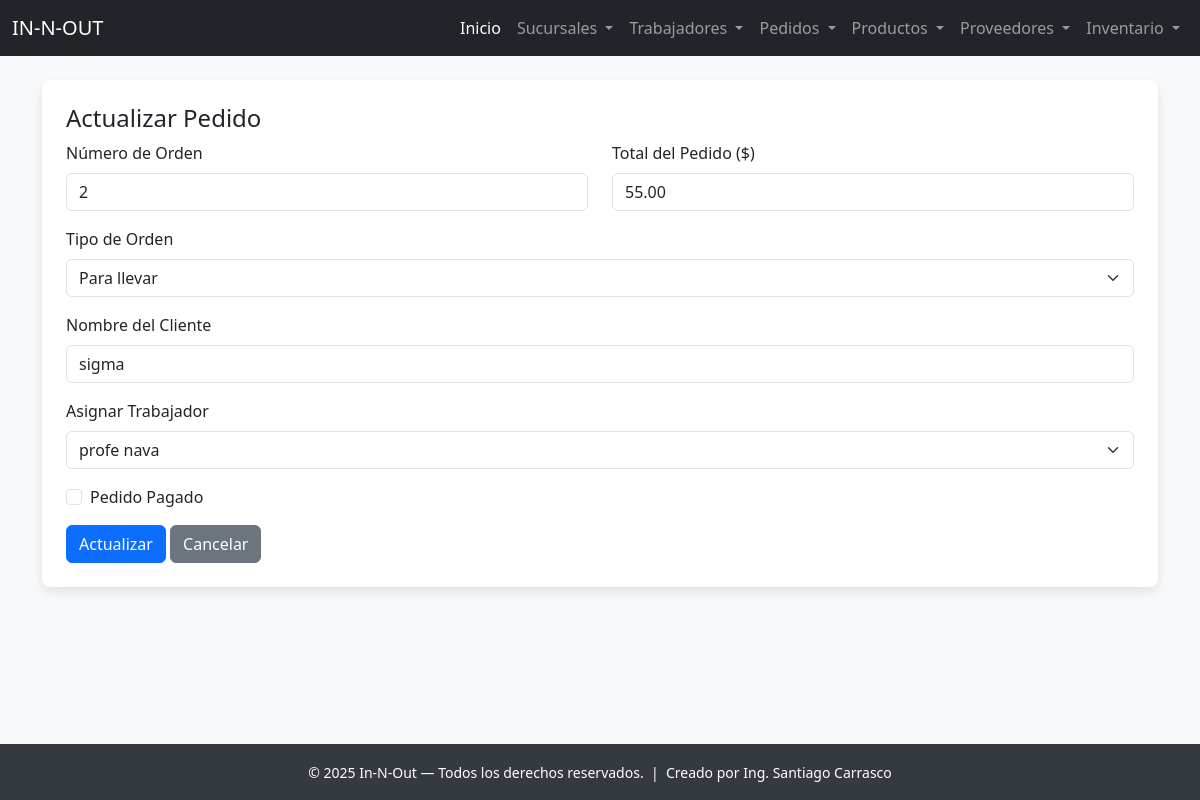
Page /pedido/actualizar/2/ on the committed database.
### app_InNOut/models.py (models this page shows, shortened)
class Pedido(models.Model):
    fecha_pedido = models.DateTimeField(auto_now_add=True)
    numero_orden = models.PositiveIntegerField()
    total_pedido = models.DecimalField(max_digits=7, decimal_places=2)
    tipo_orden = models.CharField(max_length=50, help_text="Comer ahí o Para llevar")
    nombre_cliente_temporal = models.CharField(max_length=100, blank=True)
    pagado = models.BooleanField(default=False)
    trabajador = models.ForeignKey(Trabajador, on_delete=models.SET_NULL, null=True, blank=True, related_name="pedidos")

class Trabajador(models.Model):
    nombre = models.CharField(max_length=100)
    apellido = models.CharField(max_length=100)
    puesto = models.CharField(max_length=50)
    fecha_contratacion = models.DateField()
    email = models.EmailField(unique=True)
    telefono_personal = models.CharField(max_length=20, blank=True)
    sucursal = models.ForeignKey(Sucursal, on_delete=models.CASCADE, related_name="trabajadores")

### app_InNOut/views.py (the view)
# urls.py: path('pedido/actualizar/<int:pedido_id>/', views.actualizar_pedido, name='actualizar_pedido'),
def actualizar_pedido(request, pedido_id):
    pedido = get_object_or_404(Pedido, id=pedido_id)
    trabajadores = Trabajador.objects.all()
    return render(request, 'pedido/actualizar_pedido.html', {
        'pedido': pedido,
        'trabajadores': trabajadores
    })

### app_InNOut/templates/pedido/actualizar_pedido.html (shortened to what this page needs)
{% extends "base.html" %}
{% block content %}
<div class="card p-4 card-soft">
  <h4>Actualizar Pedido</h4>
  <form method="post" action="{% url 'realizar_actualizacion_pedido' pedido.id %}">
    <div class="row">
      <div class="col-md-6 mb-3">
        <label class="form-label">Número de Orden</label>
        <input class="form-control" name="numero_orden" type="number" value="{{ pedido.numero_orden }}" required>
      </div>
      <div class="col-md-6 mb-3">
        <label class="form-label">Total del Pedido ($)</label>
        <input class="form-control" name="total_pedido" type="number" step="0.01" value="{{ pedido.total_pedido }}" required>
      </div>
    </div>
    <div class="mb-3">
      <label class="form-label">Tipo de Orden</label>
      <select class="form-select" name="tipo_orden">
        <option value="Para llevar" {% if pedido.tipo_orden == "Para llevar" %}selected{% endif %}>Para llevar</option>
      </select>
    </div>
    <div class="mb-3">
      <label class="form-label">Nombre del Cliente</label>
      <input class="form-control" name="nombre_cliente_temporal" value="{{ pedido.nombre_cliente_temporal }}">
    </div>
    <div class="mb-3">
      <label class="form-label">Asignar Trabajador</label>
      <select class="form-select" name="trabajador">
        {% for t in trabajadores %}
          <option value="{{ t.id }}" {% if pedido.trabajador and pedido.trabajador.id == t.id %}selected{% endif %}>
            {{ t.nombre }} {{ t.apellido }}
          </option>
        {% endfor %}
      </select>
    </div>
    <div class="form-check mb-3">
      <input class="form-check-input" type="checkbox" name="pagado" {% if pedido.pagado %}checked{% endif %}>
      <label class="form-check-label">Pedido Pagado</label>
    </div>
    <button class="btn btn-primary">Actualizar</button>
    <a href="{% url 'ver_pedidos' %}" class="btn btn-secondary">Cancelar</a>
  </form>
</div>
{% endblock %}

### app_InNOut/templates/base.html (style rules this page uses)
body { background-color: #f8f9fa; padding-top: 56px; padding-bottom: 60px; }
.card-soft { box-shadow: 0 4px 8px 0 rgba(0,0,0,0.05), 0 6px 15px 0 rgba(0,0,0,0.05); border: none; border-radius: .5rem; }

### rows in the picture
Pedido: numero_orden "2", total_pedido "55.00", tipo_orden "Para llevar", nombre_cliente_temporal "sigma", trabajador "profe nava"
